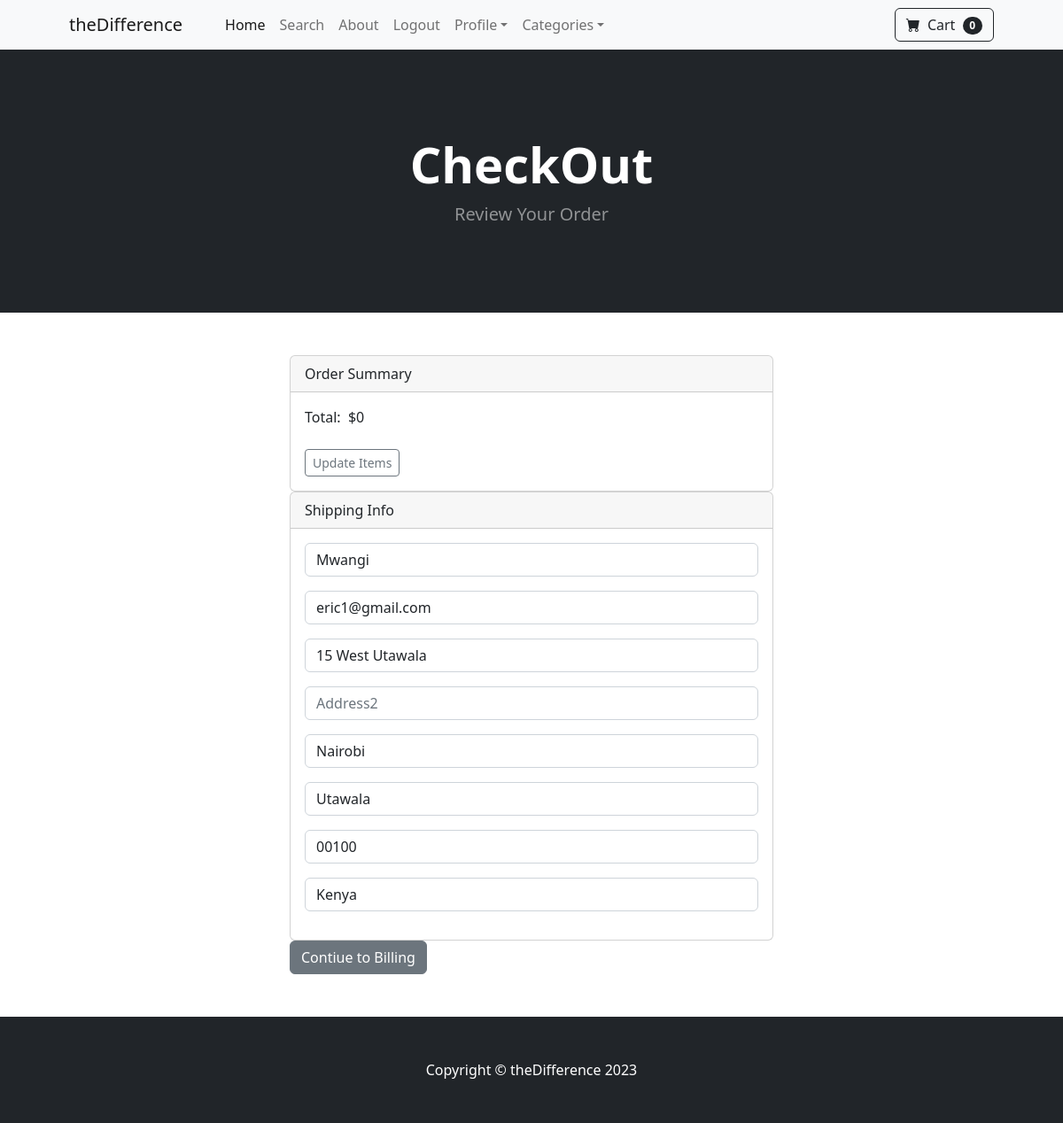
Page /payment/checkout (signed in) on the committed database.
### payment/models.py (models this page shows, shortened)
class ShippingAddress(models.Model):
    user = models.ForeignKey(User, on_delete=models.CASCADE, null=True)
    shipping_full_name = models.CharField(max_length=255)
    shipping_email = models.CharField(max_length=255)
    shipping_address1 = models.CharField(max_length=255)
    shipping_address2 = models.CharField(max_length=255, null=True, blank=True)
    shipping_city = models.CharField(max_length=255)
    shipping_state = models.CharField(max_length=255, null=True, blank=True)
    shipping_zipcode = models.CharField(max_length=255, null=True, blank=True)
    shipping_country = models.CharField(max_length=255)
    class Meta:
        verbose_name_plural = "Shipping Address"

### payment/views.py (the view, shortened to what this page needs)
# urls.py: path("checkout", views.checkout, name='checkout'),
def checkout(request):
    cart = Cart(request)
    cart_products = cart.get_prods
    quantities = cart.get_quants
    totals = cart.cart_total()
    if request.user.is_authenticated:
        shipping_user = ShippingAddress.objects.get(user__id=request.user.id)
        shipping_form = ShippingForm(request.POST or None, instance=shipping_user)
        return render(
            request,
            "payment/checkout.html",
            {
                "cart_products": cart_products,
                "quantities": quantities,
                "totals": totals,
                "shipping_form": shipping_form,
            },
        )

### cart/cart.py (called while the page is built, shortened)
    def cart_total(self):
        product_ids = self.cart.keys()
        products = Product.objects.filter(id__in=product_ids)
        quantities = self.cart
        total = 0
        return total

    def __len__(self):
        return len(self.cart)

    def get_prods(self):
        product_ids = self.cart.keys()
        products = Product.objects.filter(id__in = product_ids)
        return products

### cart/context_processors.py (called while the page is built)
def cart(request):
    return{'cart':Cart(request)}

### payment/templates/payment/checkout.html (shortened to what this page needs)
{% extends 'base.html' %} {% block content %}
<header class="bg-dark py-5">
  <div class="container px-4 px-lg-5 my-5">
    <div class="text-center text-white">
      <h1 class="display-4 fw-bolder">CheckOut</h1>
      <p class="lead fw-normal text-white-50 mb-0">Review Your Order</p>
    </div>
  </div>
</header>
<br /><br />
<div class="container">
  <div class="row">
    <div class="col-md-6 offset-md-3">
      <div class="card">
        <div class="card-header">Order Summary</div>
        <div class="card-body">
           Total: &nbsp;${{ totals }}
          <br /><br />
          <a
            href="{% url 'cart_summary' %}"
            class="btn btn-sm btn-outline-secondary"
            >Update Items</a
          >
        </div>
      </div>
      <div class="card">
        <div class="card-header">
          Shipping Info
        </div>
        <div class="card-body">
          {{ shipping_form.as_p }}
        </div>
      </div>
      <a href="#" class="btn btn-secondary">Contiue to Billing</a>
      <br/>
    </div>
  </div>
</div>
<br /><br />
{% endblock %}

### rows in the picture
ShippingAddress: shipping_full_name "Mwangi", shipping_email "eric1@gmail.com", shipping_address1 "15 West Utawala", shipping_city "Nairobi", shipping_state "Utawala", shipping_zipcode "00100", shipping_country "Kenya"

### other values in the picture
{{ cart|length }} "0"
{{ totals }} "0"
